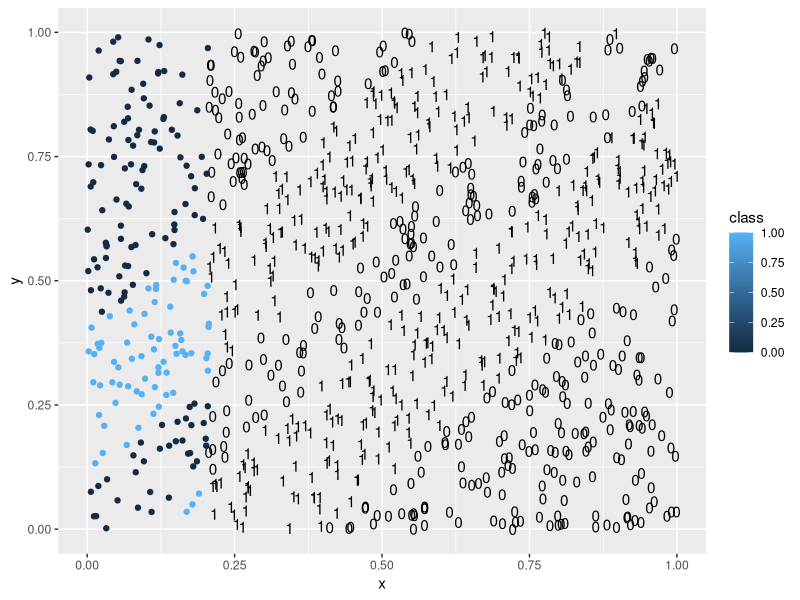
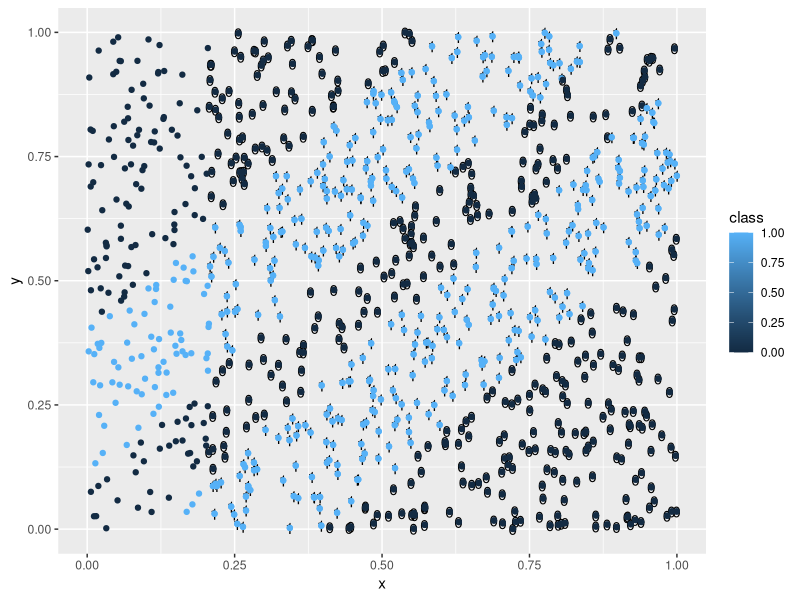
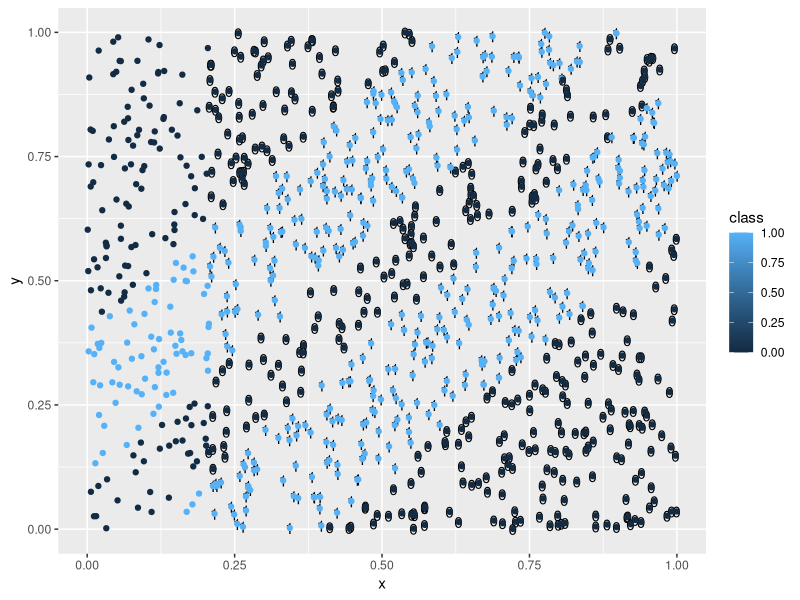
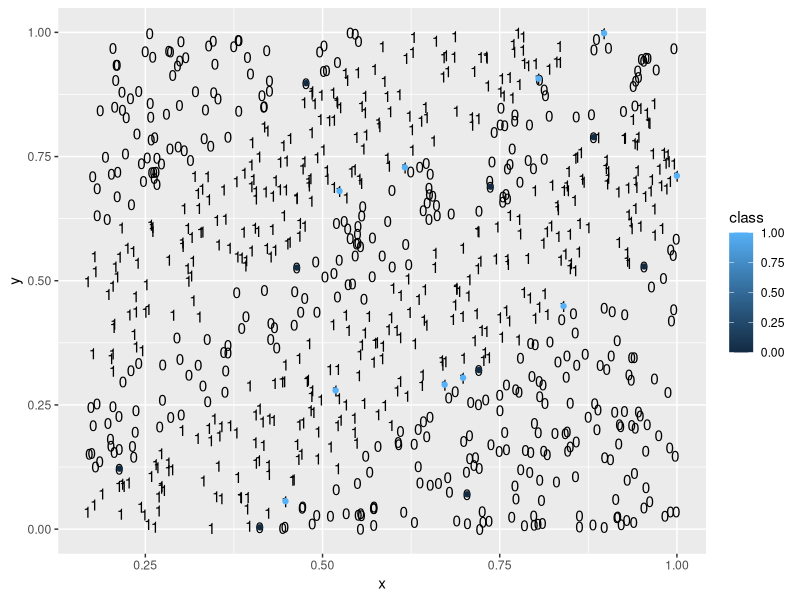

Generate these figures, in order, with R:
## ---- chunk 1
library(dplyr)
library(purrr)
knitr::opts_chunk$set(echo = TRUE)
## ---- chunk 2
library(ggplot2)
library(tidyr)
trainData <- read.csv('part1_b/DataCSV/TrainDF0.csv')
testData <- read.csv('part1_b/DataCSV/TestDF0.csv')
store_all <- read.csv('part1_b/DataCSV/StoreAll0.csv')
store_error <- read.csv('part1_b/DataCSV/StoreError0.csv')

trainData %>% 
  ggplot(mapping = aes(x=x,y=y)) +
  geom_text(aes(label= class)) +
  geom_point(data = testData, aes(color = class))

trainData %>%
  ggplot(mapping = aes(x=x, y=y))+
  geom_text(aes(label= class)) +
  geom_point(data = store_all, aes(color = class))

trainData %>%
  ggplot(mapping = aes(x=x, y=y))+
  geom_text(aes(label= class)) +
  geom_point(data = store_error, aes(color = class))

## ---- chunk 3
trainData <- read.csv('part1_a/DataCSV/TrainDF0.csv')
store_error <- read.csv('part1_a/DataCSV/StoreError0.csv')

trainData %>%
  ggplot(mapping = aes(x=x, y=y))+
  geom_text(aes(label= class)) +
  geom_point(data = store_error, aes(color = class))
## ---- chunk 4
library(knitr)
kNN_results <- read.csv('part1_b/DataCSV/kNN_Results.csv')
kable(kNN_results, caption = 'kNN Table', format.args = list(scientific = FALSE))
## ---- chunk 5
library(knitr)
scheduling <- read.csv('part2/DataCSV/scheduling.csv')
scheduling %>%
  group_by(eval.problem) %>%
  slice(which.min(average)) %>%
  kable(caption = "Scheduling Simulated Annealing", format.args = list(scientific = TRUE))
## ---- chunk 6
library(knitr)

trials <- read.csv('part2/DataCSV/ga_results.csv')
trials %>%
  group_by(eval.problem)%>%
  slice(which.min(average)) %>%
  kable(caption = 'Genetic Algorithm test tables',format.args = list(scientific = FALSE))

